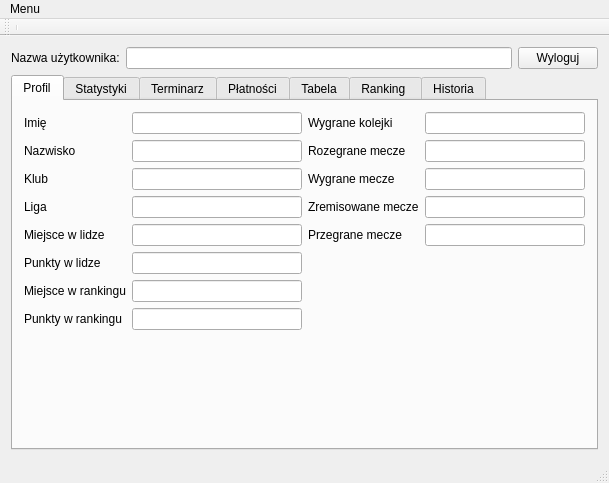
<?xml version="1.0" encoding="UTF-8"?>
<ui version="4.0">
 <class>MainWindowZ</class>
 <widget class="QMainWindow" name="MainWindowZ">
  <property name="geometry">
   <rect>
    <x>0</x>
    <y>0</y>
    <width>609</width>
    <height>483</height>
   </rect>
  </property>
  <property name="windowTitle">
   <string>Liga Badmintona - zawodnik</string>
  </property>
  <widget class="QWidget" name="centralWidget">
   <layout class="QVBoxLayout" name="verticalLayout">
    <item>
     <layout class="QHBoxLayout" name="horizontalLayout_14">
      <item>
       <widget class="QLabel" name="label_9">
        <property name="text">
         <string>Nazwa użytkownika:</string>
        </property>
       </widget>
      </item>
      <item>
       <widget class="QLineEdit" name="lineEdit_Zawodnik"/>
      </item>
      <item>
       <widget class="QPushButton" name="pushButton">
        <property name="text">
         <string>Wyloguj</string>
        </property>
       </widget>
      </item>
     </layout>
    </item>
    <item>
     <widget class="QTabWidget" name="tabWidget">
      <property name="currentIndex">
       <number>0</number>
      </property>
      <widget class="QWidget" name="tab_profil_4">
       <property name="sizePolicy">
        <sizepolicy hsizetype="Preferred" vsizetype="Preferred">
         <horstretch>0</horstretch>
         <verstretch>0</verstretch>
        </sizepolicy>
       </property>
       <attribute name="title">
        <string>Profil</string>
       </attribute>
       <layout class="QHBoxLayout" name="horizontalLayout_17">
        <item>
         <layout class="QHBoxLayout" name="horizontalLayout_18">
          <item>
           <layout class="QFormLayout" name="formLayout">
            <item row="0" column="0">
             <widget class="QLabel" name="label">
              <property name="text">
               <string>Imię</string>
              </property>
             </widget>
            </item>
            <item row="0" column="1">
             <widget class="QLineEdit" name="lineEdit_imie"/>
            </item>
            <item row="1" column="0">
             <widget class="QLabel" name="label_2">
              <property name="text">
               <string>Nazwisko</string>
              </property>
             </widget>
            </item>
            <item row="1" column="1">
             <widget class="QLineEdit" name="lineEdit_nazwisko"/>
            </item>
            <item row="2" column="0">
             <widget class="QLabel" name="label_16">
              <property name="text">
               <string>Klub</string>
              </property>
             </widget>
            </item>
            <item row="2" column="1">
             <widget class="QLineEdit" name="lineEdit_klub"/>
            </item>
            <item row="3" column="0">
             <widget class="QLabel" name="label_3">
              <property name="text">
               <string>Liga</string>
              </property>
             </widget>
            </item>
            <item row="3" column="1">
             <widget class="QLineEdit" name="lineEdit_liga"/>
            </item>
            <item row="4" column="0">
             <widget class="QLabel" name="label_5">
              <property name="text">
               <string>Miejsce w lidze</string>
              </property>
             </widget>
            </item>
            <item row="4" column="1">
             <widget class="QLineEdit" name="lineEdit_liga_pozycja"/>
            </item>
            <item row="6" column="0">
             <widget class="QLabel" name="label_7">
              <property name="text">
               <string>Miejsce w rankingu</string>
              </property>
             </widget>
            </item>
            <item row="6" column="1">
             <widget class="QLineEdit" name="lineEdit_ranking_pozycja"/>
            </item>
            <item row="7" column="0">
             <widget class="QLabel" name="label_15">
              <property name="text">
               <string>Punkty w rankingu</string>
              </property>
             </widget>
            </item>
            <item row="7" column="1">
             <widget class="QLineEdit" name="lineEdit_ranking_punkty"/>
            </item>
            <item row="5" column="0">
             <widget class="QLabel" name="label_4">
              <property name="text">
               <string>Punkty w lidze</string>
              </property>
             </widget>
            </item>
            <item row="5" column="1">
             <widget class="QLineEdit" name="lineEdit_liga_punkty"/>
            </item>
           </layout>
          </item>
          <item>
           <layout class="QFormLayout" name="formLayout_2">
            <item row="1" column="0">
             <widget class="QLabel" name="label_6">
              <property name="text">
               <string>Wygrane kolejki</string>
              </property>
             </widget>
            </item>
            <item row="1" column="1">
             <widget class="QLineEdit" name="lineEdit_kolejki"/>
            </item>
            <item row="2" column="0">
             <widget class="QLabel" name="label_10">
              <property name="text">
               <string>Rozegrane mecze</string>
              </property>
             </widget>
            </item>
            <item row="2" column="1">
             <widget class="QLineEdit" name="lineEdit_mecze_rozegrane"/>
            </item>
            <item row="3" column="0">
             <widget class="QLabel" name="label_11">
              <property name="text">
               <string>Wygrane mecze</string>
              </property>
             </widget>
            </item>
            <item row="3" column="1">
             <widget class="QLineEdit" name="lineEdit_mecze_wygrane"/>
            </item>
            <item row="4" column="0">
             <widget class="QLabel" name="label_12">
              <property name="text">
               <string>Zremisowane mecze</string>
              </property>
             </widget>
            </item>
            <item row="4" column="1">
             <widget class="QLineEdit" name="lineEdit_mecze_zremisowane"/>
            </item>
            <item row="5" column="0">
             <widget class="QLabel" name="label_13">
              <property name="text">
               <string>Przegrane mecze</string>
              </property>
             </widget>
            </item>
            <item row="5" column="1">
             <widget class="QLineEdit" name="lineEdit_mecze_przegrane"/>
            </item>
           </layout>
          </item>
         </layout>
        </item>
       </layout>
      </widget>
      <widget class="QWidget" name="tab_statystyki">
       <attribute name="title">
        <string>Statystyki</string>
       </attribute>
       <layout class="QVBoxLayout" name="verticalLayout_2">
        <item>
         <layout class="QHBoxLayout" name="horizontalLayout_2">
          <item>
           <widget class="ZawodnikStatystyki" name="widget_statystyki" native="true"/>
          </item>
         </layout>
        </item>
       </layout>
      </widget>
      <widget class="QWidget" name="tab_terminarz">
       <attribute name="title">
        <string>Terminarz</string>
       </attribute>
       <layout class="QHBoxLayout" name="horizontalLayout_15">
        <item>
         <layout class="QHBoxLayout" name="horizontalLayout_16">
          <item>
           <widget class="ZawodnikTerminarz" name="widget_terminarz" native="true"/>
          </item>
         </layout>
        </item>
       </layout>
      </widget>
      <widget class="QWidget" name="tab_platnosci">
       <attribute name="title">
        <string>Płatności</string>
       </attribute>
       <layout class="QHBoxLayout" name="horizontalLayout_4">
        <item>
         <layout class="QHBoxLayout" name="horizontalLayout_19">
          <item>
           <widget class="ZawodnikPlatnosci" name="widget_platnosci" native="true"/>
          </item>
         </layout>
        </item>
       </layout>
      </widget>
      <widget class="QWidget" name="tab_liga">
       <attribute name="title">
        <string>Tabela</string>
       </attribute>
       <layout class="QVBoxLayout" name="verticalLayout_11">
        <item>
         <layout class="QHBoxLayout" name="horizontalLayout">
          <item>
           <widget class="ZawodnikTabela" name="widget_tabela" native="true"/>
          </item>
         </layout>
        </item>
       </layout>
      </widget>
      <widget class="QWidget" name="tab_ranking">
       <attribute name="title">
        <string>Ranking </string>
       </attribute>
       <layout class="QVBoxLayout" name="verticalLayout_12">
        <item>
         <widget class="ZawodnikRanking" name="widget_ranking" native="true">
          <property name="sizePolicy">
           <sizepolicy hsizetype="Expanding" vsizetype="Expanding">
            <horstretch>0</horstretch>
            <verstretch>0</verstretch>
           </sizepolicy>
          </property>
         </widget>
        </item>
       </layout>
      </widget>
      <widget class="QWidget" name="tab_historia">
       <attribute name="title">
        <string>Historia</string>
       </attribute>
       <layout class="QVBoxLayout" name="verticalLayout_13">
        <item>
         <widget class="ZawodnikHistoria" name="widget_historia" native="true">
          <property name="sizePolicy">
           <sizepolicy hsizetype="Expanding" vsizetype="Expanding">
            <horstretch>0</horstretch>
            <verstretch>0</verstretch>
           </sizepolicy>
          </property>
         </widget>
        </item>
       </layout>
      </widget>
     </widget>
    </item>
   </layout>
  </widget>
  <widget class="QMenuBar" name="menuBar">
   <property name="geometry">
    <rect>
     <x>0</x>
     <y>0</y>
     <width>609</width>
     <height>20</height>
    </rect>
   </property>
   <widget class="QMenu" name="menuMenu">
    <property name="title">
     <string>Menu</string>
    </property>
   </widget>
   <addaction name="menuMenu"/>
  </widget>
  <widget class="QToolBar" name="mainToolBar">
   <attribute name="toolBarArea">
    <enum>TopToolBarArea</enum>
   </attribute>
   <attribute name="toolBarBreak">
    <bool>false</bool>
   </attribute>
   <addaction name="separator"/>
  </widget>
  <widget class="QStatusBar" name="statusBar"/>
 </widget>
 <layoutdefault spacing="6" margin="11"/>
 <customwidgets>
  <customwidget>
   <class>ZawodnikRanking</class>
   <extends>QWidget</extends>
   <header location="global">zawodnik-ranking.h</header>
   <container>1</container>
  </customwidget>
  <customwidget>
   <class>ZawodnikHistoria</class>
   <extends>QWidget</extends>
   <header location="global">zawodnik-historia.h</header>
   <container>1</container>
  </customwidget>
  <customwidget>
   <class>ZawodnikPlatnosci</class>
   <extends>QWidget</extends>
   <header location="global">zawodnik-platnosci.h</header>
   <container>1</container>
  </customwidget>
  <customwidget>
   <class>ZawodnikTerminarz</class>
   <extends>QWidget</extends>
   <header location="global">zawodnik-terminarz.h</header>
   <container>1</container>
  </customwidget>
  <customwidget>
   <class>ZawodnikTabela</class>
   <extends>QWidget</extends>
   <header location="global">zawodnik-tabela.h</header>
   <container>1</container>
  </customwidget>
  <customwidget>
   <class>ZawodnikStatystyki</class>
   <extends>QWidget</extends>
   <header location="global">zawodnik-statystyki.h</header>
   <container>1</container>
  </customwidget>
 </customwidgets>
 <resources/>
 <connections/>
</ui>
